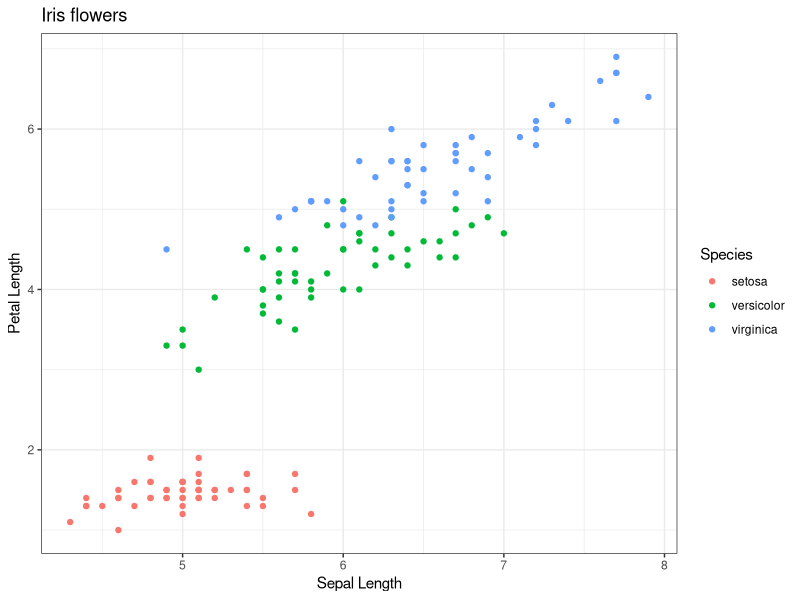
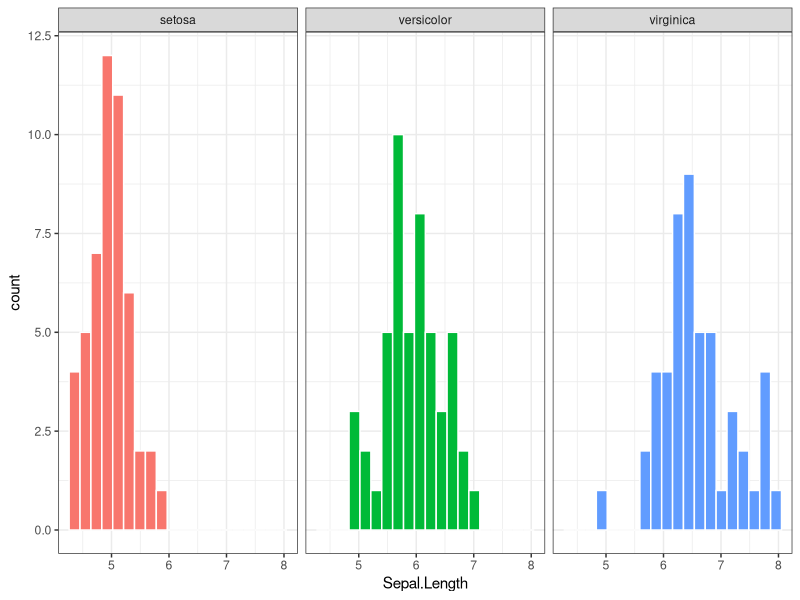

R code for these plots, in order:
## ---- chunk 1
# load packages and/or import data set(s)
library(tidyverse)
## ---- chunk 2
ggplot(data = iris, 
       aes(x = Sepal.Length, y = Petal.Length, color = Species)) +
  geom_point() +
  theme_bw() +
  labs(title = "Iris flowers",
       x = "Sepal Length", 
       y = "Petal Length")
## ---- chunk 3
iris |>
  group_by(Species) |> 
  summarize(avg_sepal_length = mean(Sepal.Length),
            sd_sepal_length = sd(Sepal.Length)) |> 
  knitr::kable(format = "html")
## ---- chunk 4
ggplot(data = iris, 
       aes(x = Sepal.Length, fill = Species)) +
  geom_histogram(bins = 20, color = "white") +
  facet_wrap(~ Species) +
  theme_bw() +
  theme(legend.position = "none")
